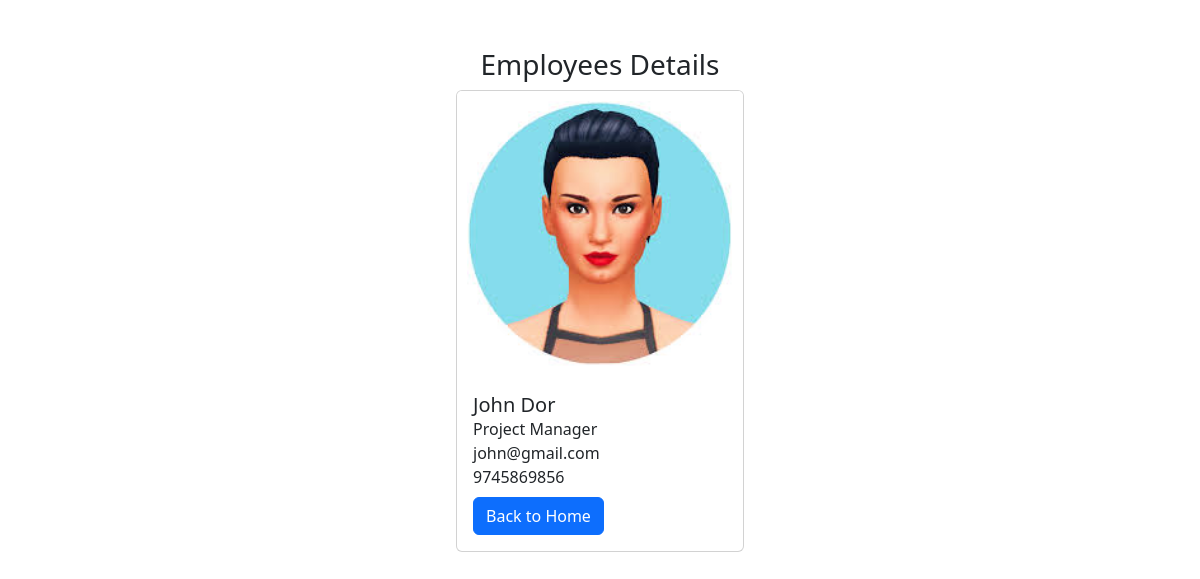
The page /employees/4/ on the database its author committed.
### employees/models.py (models this page shows, shortened)
class Employee(models.Model):
    first_name = models.CharField(max_length=100)
    last_name = models.CharField(max_length=100)
    photo = models.ImageField(upload_to='images')
    designation = models.CharField(max_length=100)
    phone_number = models.CharField(max_length=10, blank=True)
    email_address = models.EmailField(max_length=100, unique=True)
    created_at = models.DateTimeField(auto_now_add=True)
    updated_at = models.DateTimeField(auto_now=True)

### employees/views.py (the view)
# urls.py: path('<int:pk>/',views.employee_detail, name='employee_detail'),
def employee_detail(request, pk):
    employee =get_object_or_404(Employee, pk=pk)
    context ={
        'employee':employee,
    }
    return render(request, 'employee_detail.html' , context)

### templates/employee_detail.html (shortened to what this page needs)
{% load static %}
<!DOCTYPE html>
<html lang="en">
<head>
    <link href="https://cdn.jsdelivr.net/npm/bootstrap@5.3.8/dist/css/bootstrap.min.css" rel="stylesheet"
>
    <link rel="stylesheet" href="{% static 'css/style.css' %}">
</head>
<body>
    <div class="container pt-5">
        <h3 class="text-center"> Employees Details </h3>
        <div class="card mx-auto" style="width: 18rem;">
            <img src="{{ employee.photo.url}}" class="card-img-top" alt="Employee photo">
            <div class="card-body">
                <h5 class="card-title text-capitalize m-0">{{ employee.first_name }} {{ employee.last_name}}</h5>
                <p class="card-text text-capitalize m-0">{{employee.designation}}</p>
                <p class="card-text m-0">{{employee.email_address}}</p>
                <p class="card-text m-0">{{employee.phone_number}}</p>
                <a href="{% url 'home' %}" class="btn btn-primary mt-2"> Back to Home</a>
            </div>
        </div>
    </div>
</body>
</html>

### mysite/static/css/style.css (style rules this page uses)
body { margin: 0; padding: 0; }

### rows shown on the page
Employee: photo (placeholder picture), first_name "John", last_name "Dor", designation "Project Manager", email_address "john@gmail.com", phone_number "9745869856"
